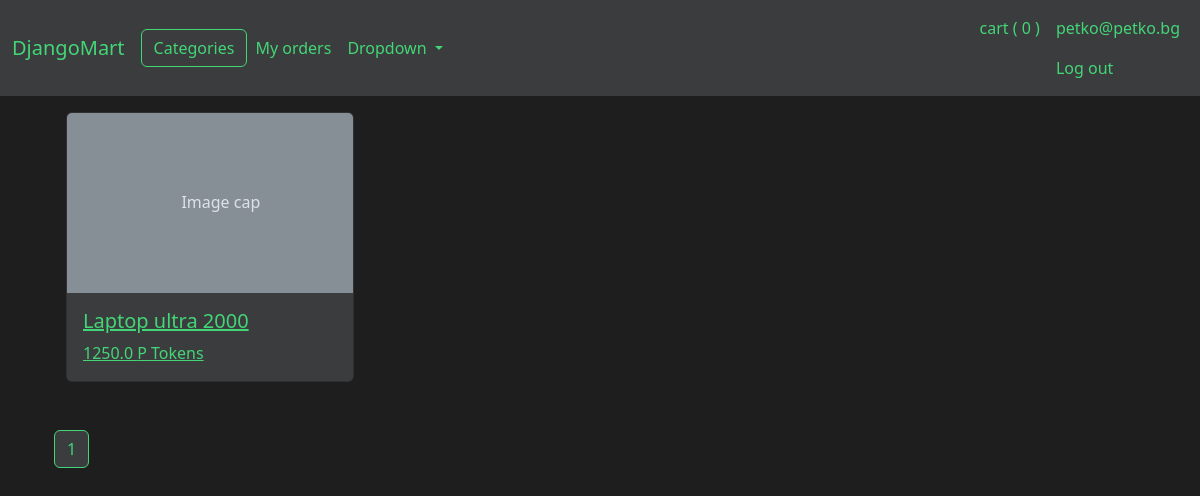
/category/laptops (signed in), run on an earlier commit of the app's database.
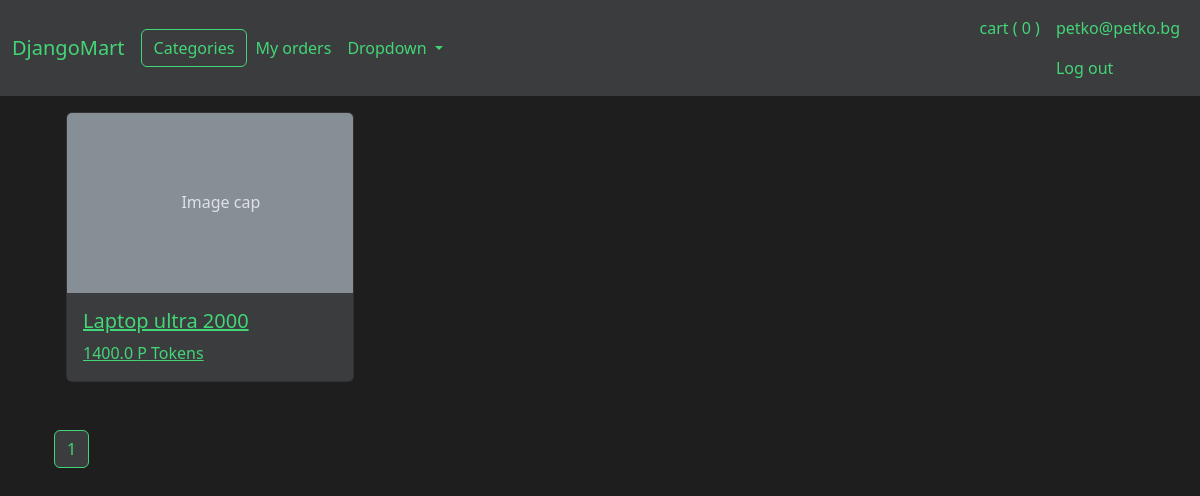
And on a later commit of the database.
### DjangoMartApp/models.py (models this page shows, shortened)
class Product(models.Model):
    title = models.CharField(max_length=100)
    description = models.TextField(max_length=2000)
    price = models.FloatField(validators=[MinValueValidator(1.0)])
    brand = models.ForeignKey(Brand, on_delete=models.CASCADE)
    stock = models.PositiveIntegerField(validators=[MinValueValidator(1)])
    rating = models.FloatField(default=0)
    rating_count = models.IntegerField(default=0)
    sales_count = models.IntegerField(default=0)
    category = models.ForeignKey(Category,
                                on_delete=models.SET_NULL,
                                null=True,
                                blank=True)
    product_weight = models.CharField(max_length=50, blank=True, null=True)
    product_height = models.CharField(max_length=50, blank=True, null=True)
    product_width = models.CharField(max_length=50, blank=True, null=True)
    product_length = models.CharField(max_length=50, blank=True, null=True)
    package_weight = models.CharField(max_length=50, blank=True, null=True)
    package_height = models.CharField(max_length=50, blank=True, null=True)
    package_width = models.CharField(max_length=50, blank=True, null=True)
    package_length = models.CharField(max_length=50, blank=True, null=True)
    warranty = models.PositiveIntegerField(blank=True, null=True)
    created_date = models.DateTimeField(auto_now_add=True)
    updated_date = models.DateTimeField(auto_now=True)
    is_active = models.BooleanField(default=True)
    is_auto_generated = models.BooleanField(default=False)
    generated_date = models.DateTimeField(blank=True, null=True)

### DjangoMartApp/views/web.py (the view)
# urls.py: path('category/<str:category_slug>', category_view, name='category'),
def category_view(request, category_slug):
    category = get_object_or_404(Category, slug=category_slug)
    products = Paginator(Product.objects.filter(category=category, is_active=True).order_by('-sales_count'), 20)
    page_number = request.GET.get('page')
    products_page = products.get_page(page_number)
    return render_django_mart_app(request, 'category', {'products':products_page})

### DjangoMartApp/context_processors.py (called while the page is built)
def categories_processor(request):
    return {
        'categories': Category.objects.filter(is_active=True)
    }

def cart_processor(request):
    if request.user.is_authenticated:
        try:
            cart = ShoppingCart.objects.get(user_id=request.user)
        except ShoppingCart.DoesNotExist:
            cart = None
    else:
        cart = None
    return {'shopping_cart': cart}

### DjangoMartApp/views/utility.py (called while the page is built)
def render_django_mart_app(request, template_name, context=None):
    if context is None:
        context = {}
    full_template_name = f'DjangoMartApp/{template_name}.html'
    return render(request, full_template_name, context)

### DjangoMartApp/templates/DjangoMartApp/category.html (shortened to what this page needs)
{% extends "DjangoMartApp/layout.html" %}
{% block body %}
    <div class="container mt-3">
        <div class="row">
            <div class="col">
                <div class="container mb-5">
                    {% for product in products %}
                    <div class="card mb-3" style="width: 18rem;">
                        <a href="{% url 'product' product.id %}">
                            <svg aria-label="Placeholder: Image cap" class="bd-placeholder-img card-img-top" height="180" preserveAspectRatio="xMidYMid slice" role="img" width="100%" xmlns="http://www.w3.org/2000/svg">
                                <text x="40%" y="50%" fill="#dee2e6" dy=".3em">
                                    Image cap
                                </text>
                            </svg>
                            <div class="card-body">
                                <h5 class="card-title">{{ product.title }}</h5>
                                <p class="card-text">{{product.price}} P Tokens</p>
                            </div>
                        </a>
                    </div>
                    {% endfor %}
                </div>
                <div>
                    {% for num in products.paginator.page_range %}
                        {% if num == 1 or num == products.paginator.num_pages %}
                            {% if num == products.number %}
                                <span class="btn btn-outline-light active">{{ num }}</span>
                            {% else %}
                                <a class="btn btn-outline-light" href="?page={{ num }}">{{ num }}</a>
                            {% endif %}
                        {% elif num == products.number %}
                            <span class="btn btn-outline-light active">{{ num }}</span>
                        {% elif num >= products.number|add:"-2" and num <= products.number|add:"2" %}
                            <a class="btn btn-outline-light" href="?page={{ num }}">{{ num }}</a>
                        {% elif num == products.number|add:"-3" or num == products.number|add:"3" %}
                            <span class="btn btn-outline-light disabled">...</span>
                        {% endif %}
                    {% endfor %}
                </div>
            </div>
        </div>
    </div>
{% endblock %}

What changed in the data, as far as the page shows it:
changed Product: price "1250.0" → "1400.0"
